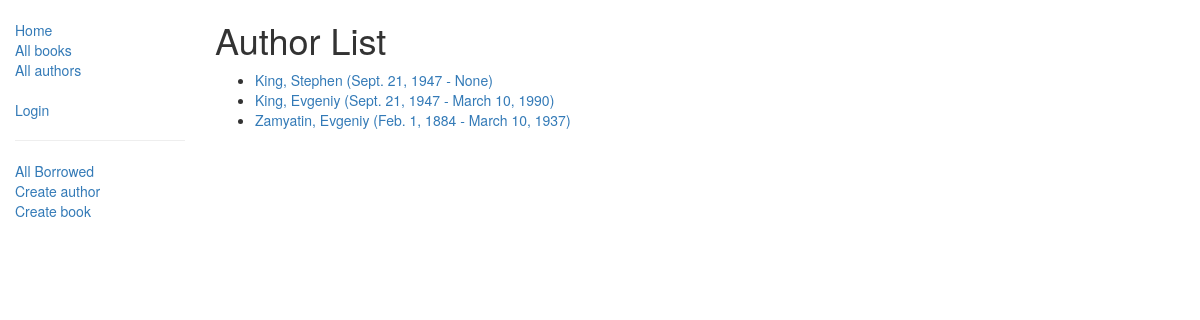
The app's page /catalog/authors/, older data.
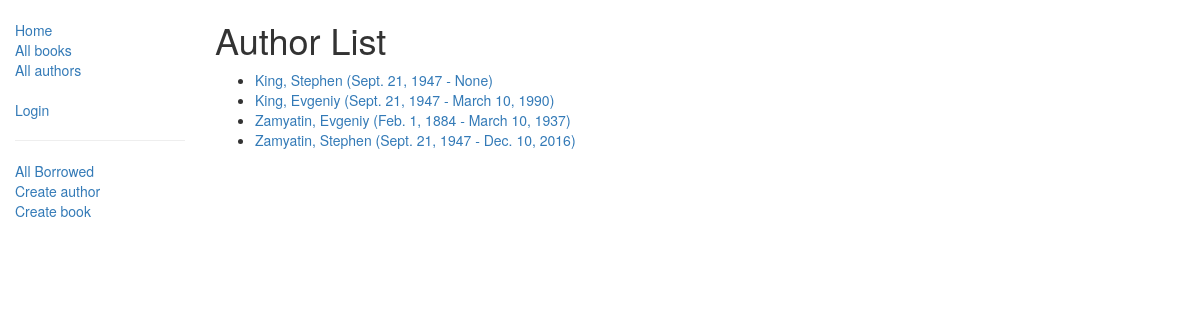
The same page, newer data.
### catalog/models.py (models this page shows, shortened)
class Author(models.Model):
    first_name = models.CharField(max_length=100)
    last_name = models.CharField(max_length=100)
    date_of_birth = models.DateField(null=True, blank=True)
    date_of_death = models.DateField('Died', null=True, blank=True)
    def get_absolute_url(self):
        return reverse('author-detail', args=[str(self.id)])
    class Meta:
        ordering = ['last_name']

### catalog/views.py (the view)
class AuthorListView(generic.ListView):
    model = Author
    paginate_by = 10

### catalog/templates/catalog/author_list.html
{% extends "base_generic.html" %}
{% block content %}
    <h1>Author List</h1>
    {% if author_list %}
    <ul>
      {% for author in author_list %}
      <li>
          <a href="{{ author.get_absolute_url }}">{{author.last_name}}, {{author.first_name}} ({{author.date_of_birth}} - {{author.date_of_death}})</a>
      </li>
      {% endfor %}
    </ul>
    {% else %}
      <p>В библиотеке нет авторов.</p>
    {% endif %}
{% endblock %}

Row changes from the older to the newer data that the page shows:
added Author: last_name "Zamyatin", first_name "Stephen", date_of_birth "Sept. 21, 1947", date_of_death "Dec. 10, 2016"
